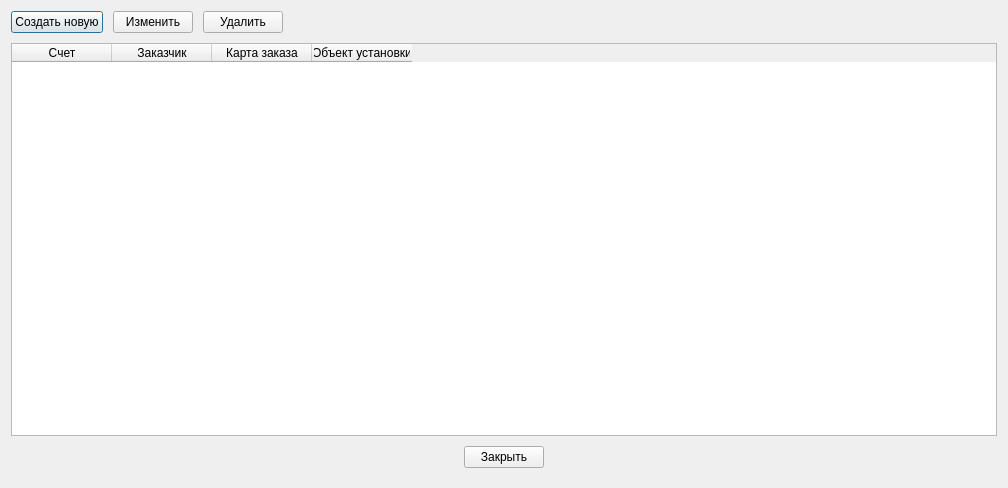
<?xml version="1.0" encoding="UTF-8"?>
<ui version="4.0">
 <class>ListShipWindow</class>
 <widget class="QDialog" name="ListShipWindow">
  <property name="geometry">
   <rect>
    <x>0</x>
    <y>0</y>
    <width>1008</width>
    <height>488</height>
   </rect>
  </property>
  <property name="windowTitle">
   <string>Список отгрузок</string>
  </property>
  <layout class="QVBoxLayout" name="verticalLayout">
   <property name="spacing">
    <number>10</number>
   </property>
   <property name="bottomMargin">
    <number>20</number>
   </property>
   <item>
    <layout class="QHBoxLayout" name="horizontalLayout">
     <item>
      <widget class="QPushButton" name="pbNew">
       <property name="text">
        <string>Создать новую</string>
       </property>
      </widget>
     </item>
     <item>
      <widget class="QPushButton" name="pbEdit">
       <property name="text">
        <string>Изменить</string>
       </property>
      </widget>
     </item>
     <item>
      <widget class="QPushButton" name="pbDeleteShip">
       <property name="text">
        <string>Удалить</string>
       </property>
      </widget>
     </item>
     <item>
      <spacer name="horizontalSpacer">
       <property name="orientation">
        <enum>Qt::Orientation::Horizontal</enum>
       </property>
       <property name="sizeHint" stdset="0">
        <size>
         <width>40</width>
         <height>20</height>
        </size>
       </property>
      </spacer>
     </item>
    </layout>
   </item>
   <item>
    <widget class="QTableWidget" name="tableWidget">
     <property name="alternatingRowColors">
      <bool>true</bool>
     </property>
     <property name="selectionMode">
      <enum>QAbstractItemView::SelectionMode::SingleSelection</enum>
     </property>
     <property name="selectionBehavior">
      <enum>QAbstractItemView::SelectionBehavior::SelectRows</enum>
     </property>
     <column>
      <property name="text">
       <string>Счет</string>
      </property>
     </column>
     <column>
      <property name="text">
       <string>Заказчик</string>
      </property>
     </column>
     <column>
      <property name="text">
       <string>Карта заказа</string>
      </property>
     </column>
     <column>
      <property name="text">
       <string>Объект установки</string>
      </property>
     </column>
    </widget>
   </item>
   <item alignment="Qt::AlignmentFlag::AlignHCenter">
    <widget class="QPushButton" name="pbClose">
     <property name="maximumSize">
      <size>
       <width>120</width>
       <height>16777215</height>
      </size>
     </property>
     <property name="text">
      <string>Закрыть</string>
     </property>
    </widget>
   </item>
  </layout>
 </widget>
 <tabstops>
  <tabstop>tableWidget</tabstop>
  <tabstop>pbEdit</tabstop>
  <tabstop>pbNew</tabstop>
  <tabstop>pbClose</tabstop>
 </tabstops>
 <resources/>
 <connections>
  <connection>
   <sender>pbClose</sender>
   <signal>clicked()</signal>
   <receiver>ListShipWindow</receiver>
   <slot>close()</slot>
   <hints>
    <hint type="sourcelabel">
     <x>619</x>
     <y>461</y>
    </hint>
    <hint type="destinationlabel">
     <x>347</x>
     <y>243</y>
    </hint>
   </hints>
  </connection>
 </connections>
</ui>
